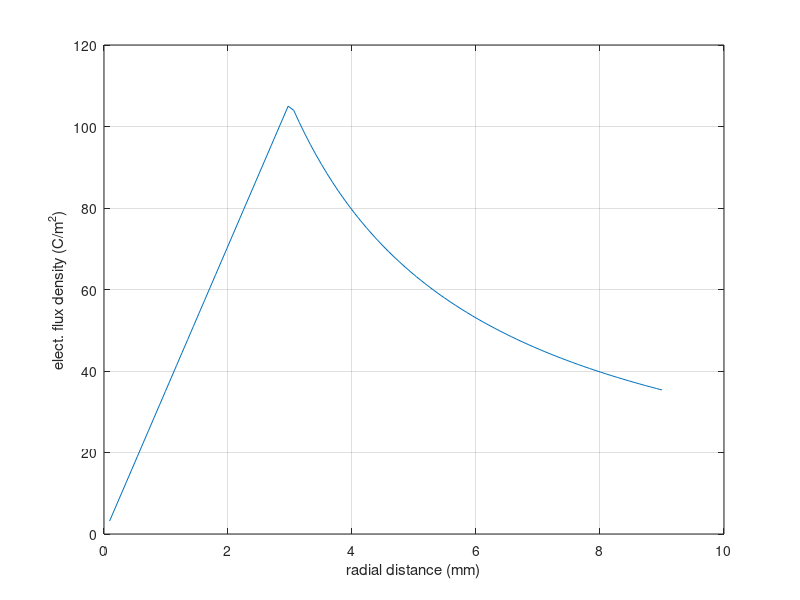

MATLAB code for this plot:
%   M-File: MLP0231
%
%   Gauss's Law Problem
%       solid cylinder with even charge
%
%   Variables
%   rhov    charge density (C/m^3)
%   a       radius of cylinder (m)
%   rho     radial distance from z-axis
%   rhomm   rho in mm
%   D       electric flux density (C/m^3)
%   N       number of data points
%   maxrad  max radius for plot (m)

clc;clear;

%   initialize variables
rhov=70.7e3;
a=0.003;
maxrad=.009;
N=100;
bndy=round(N*a/maxrad);

for i=1:bndy
    rho(i)=i*maxrad/N;
    rhomm(i)=rho(i)*1000;
    D(i)=rhov*rho(i)/2;
end

for i=bndy+1:N
    rho(i)=i*maxrad/N;
    rhomm(i)=rho(i)*1000;
    D(i)=(rhov*a^2)/(2*rho(i));
end
plot(rhomm,D)
xlabel('radial distance (mm)')
ylabel('elect. flux density (C/m^2)')
grid on
